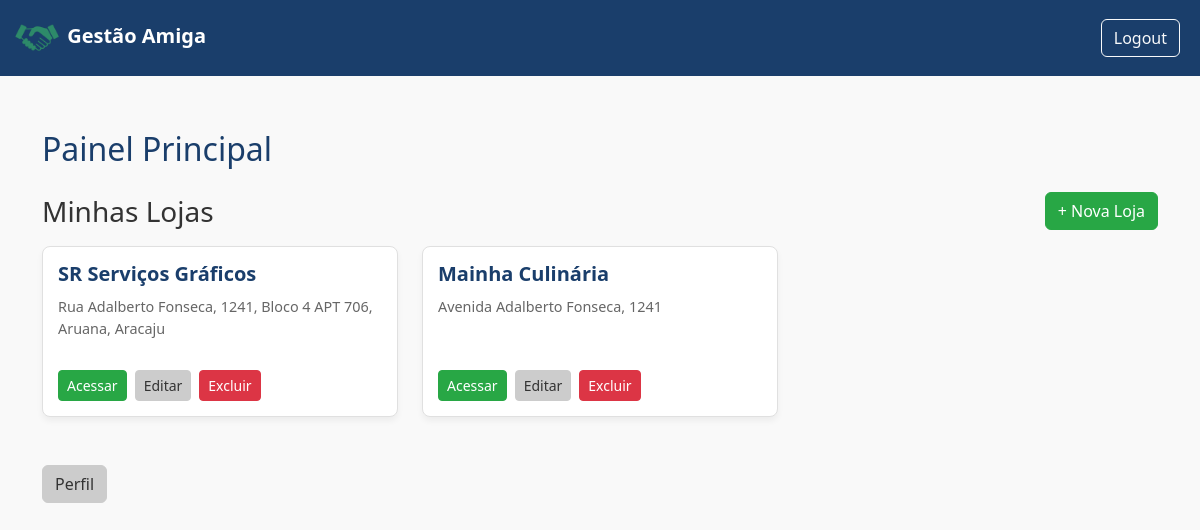
Page /painel-loja/ (signed in) on the committed database.
### gestao/models.py (models this page shows)
class Loja(models.Model):
    nome = models.CharField(max_length=100)
    endereco = models.CharField(max_length=200, blank=True)
    dono = models.ForeignKey(settings.AUTH_USER_MODEL, related_name='lojas', on_delete=models.CASCADE)
    criada_em = models.DateTimeField(auto_now_add=True)
    logo = models.ImageField(upload_to='logos/', blank=True, null=True)

### gestao/views.py (the view)
# urls.py: path('painel-loja/', views.painel_loja, name='painel_loja'),
@login_required
def painel_loja(request):
    user = request.user
    lojas = user.lojas.all() #lista de lojas do usuário
    contexto = {
        'lojas': lojas,
        'mostrar_sidebar': False,
    }
    return render(request, 'painel_loja.html', contexto)

### templates/painel_loja.html
{% extends 'base.html' %}
{% block content %}
<div class="container" style="margin-top: 30px;">
    <h2 class="mb-4 title_page" style="color: var(--cor-primaria);">Painel Principal</h2>
    <div class="d-flex justify-content-between align-items-center mb-3">
        <h3 class="mb-0">Minhas Lojas</h3>
        <a href="{% url 'cadastrar_loja' %}" class="btn btn-primary">+ Nova Loja</a>
    </div>
    {% if lojas %}
        <div class="row">
            {% for loja in lojas %}
            <div class="col-md-4 mb-4">
                <div class="card h-100" style="box-shadow: 0 4px 6px rgba(0,0,0,0.05); padding: 15px;">
                    <h5 style="color: var(--cor-primaria);">{{ loja.nome }}</h5>
                    <p style="font-size: 0.9rem; color: #666;">{{ loja.endereco }}</p>
                    <div class="d-flex gap-2 mt-auto">
                        <a href="{% url 'dashboard_loja' loja.id %}" class="btn btn-primary btn-sm">Acessar</a>
                        <a href="{% url 'editar_loja' loja.id %}" class="btn btn-secondary btn-sm">Editar</a>
                        <a href="{% url 'deletar_loja' loja.id %}" class="btn btn-danger btn-sm">Excluir</a>
                    </div>
                </div>
            </div>
            {% endfor %}
        </div>
    {% else %}
        <div class="alert alert-info" role="alert">
            Nenhuma loja cadastrada ainda.
        </div>
    {% endif %}
    <div class="mt-4">
        <a href="{% url 'perfil_usuario' %}" class="btn btn-secondary">Perfil</a>
    </div>
</div>
{% endblock %}

### static/css/estilo.css (style rules this page uses)
:root { --cor-fundo: #f9f9f9; --cor-primaria: #1a3e6b; --cor-secundaria: #28a745; --cor-texto: #333333; --cor-borda: #e0e0e0; }
body { background-color: var(--cor-fundo); color: var(--cor-texto); }
.title_page { text-align: left; }
.btn-primary { background-color: var(--cor-secundaria); border-color: var(--cor-secundaria); color: white; }
.btn-secondary { background-color: #cccccc; border-color: #cccccc; color: #333333; }
.card { border: 1px solid var(--cor-borda); background-color: #ffffff; border-radius: 8px; margin-bottom: 15px; }
.card h5 { font-weight: bold; margin-bottom: 10px; }
.card p { margin-bottom: 15px; }
.btn-danger { background-color: #dc3545; border-color: #dc3545; color: #fff; }

### rows in the picture
Loja: nome "SR Serviços Gráficos", endereco "Rua Adalberto Fonseca, 1241, Bloco 4 APT 706, Aruana, Aracaju"
Loja: nome "Mainha Culinária", endereco "Avenida Adalberto Fonseca, 1241"
